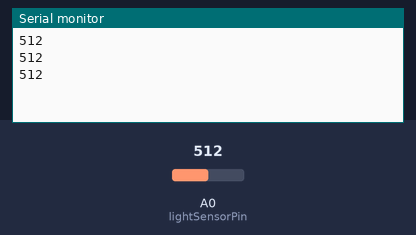
The sketch below on a simulated Arduino Uno, built with avr-gcc and run on an emulated ATmega328P. On the bench: the last lines printed to the serial monitor. Inputs (shaded band) come from the test bench; at power-on: A0 (lightSensorPin) = 512.

Above: at 1.3 s.
1.4 s: A0 (lightSensorPin) set to 716
At 1.9 s:
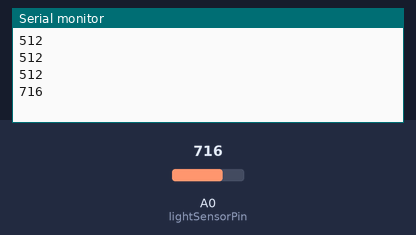
2.9 s: A0 (lightSensorPin) set to 900
At 3.4 s:
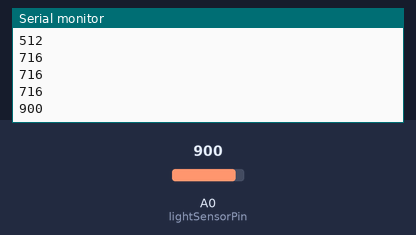
Timing chart, 0 to 5.9 s (numbered marks = the images above; inputs shaded):
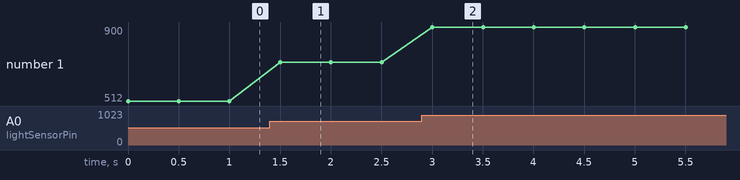

The sketch:

AnalogTest.ino
```cpp
int lightSensorPin = A0;     //Light sensor is connected to the pin A0 (Analog 0)
int moisture;
void setup(){
  Serial.begin(9600);       //Initializing the Serial Monitor
}
void loop(){
  moisture = analogRead(lightSensorPin);
  Serial.println(moisture);
  delay(500);
}
```

Measured:
- after the input at 1.4 s, the serial monitor: prints a new line after 0.10 s (image 1)
- after the input at 2.9 s, the serial monitor: prints a new line after 0.10 s (image 2)
- plotted number 1: 512 → 716 after the input at 1.4 s, 716 → 900 after the input at 2.9 s
